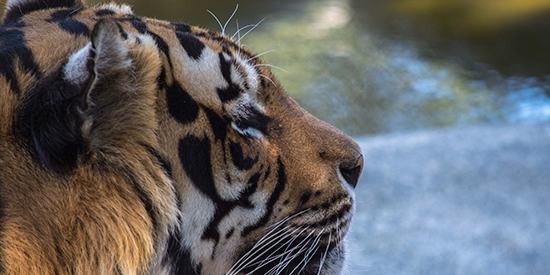
#> input picture image_processor/example.jpg, 550 x 275 px
$ python test_image_processor.py
#> lines starting #> are read from the running program, lines starting #| are printed output that depends on the picture
### image_processor/processor.py
from PIL import Image

def load_image(file_path):
    """
    Carrega uma imagem do caminho especificado.
    """
#> called with file_path = 'example.jpg'
    return Image.open(file_path)
#> returned value is the input picture: PIL image 550x275 RGB; mean R, G, B 101, 101.1, 102.1

def resize_image(image, size):
    """
    Redimensiona a imagem para o tamanho especificado.
    """
#> called with size = (300, 300)
    return image.resize(size)
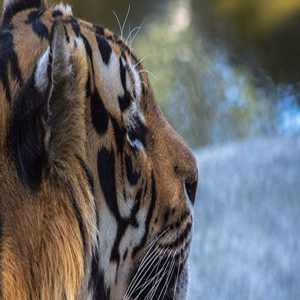
#> returned value: PIL image 300x300 RGB; mean R, G, B 101, 101.1, 102.1

def save_image(image, file_path):
    """
    Salva a imagem no caminho especificado.
    """
    image.save(file_path)

### image_processor/test_image_processor.py
from .processor import load_image, resize_image, save_image

def main():
    # Carregando a imagem
    img = load_image('example.jpg')

    # Redimensionando a imagem
    resized_img = resize_image(img, (300, 300))

    # Salvando a imagem redimensionada
    save_image(resized_img, 'example_resized.jpg')

if __name__ == "__main__":
    main()
